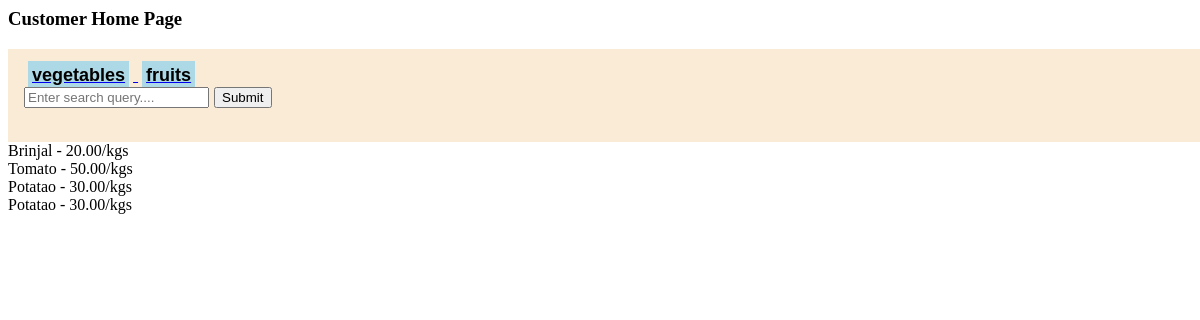
/customer/home (signed in), run on the app's committed database.
### Farmer/models.py (models this page shows, shortened)
class Category(models.Model):
    CATEGORIES = [
        ('vegetables','Vegetables'),
        ('fruits','Fruits')
    ]
    name = models.CharField(max_length=50,choices=CATEGORIES,unique=True)
    def __str__(self):
        return self.name

class Product(models.Model):
    UNITS = [
        ('kilograms', 'kgs'),
        ('liters', 'ltrs')
    ]
    user = models.ForeignKey(
        settings.AUTH_USER_MODEL,
        on_delete=models.CASCADE,
        related_name='products'
    )
    category = models.ForeignKey(
        Category,
        on_delete=models.CASCADE,
        related_name='products'
    )
    name = models.CharField(max_length=100)
    description = models.TextField()
    measure_unit = models.CharField(max_length=10,choices=UNITS)
    quantity = models.PositiveIntegerField()
    discounted_price = models.DecimalField(max_digits=10,decimal_places=2,null=True)
    price = models.DecimalField(max_digits=10,decimal_places=2)
    created_at = models.DateTimeField(auto_now_add=True)
    updated_at = models.DateTimeField(auto_now=True)
    def __str__(self):
        return f'{self.name} - {self.price}/{self.measure_unit}'
    class Meta:
        ordering = ['-created_at']

### Customer/views.py (the view)
# urls.py: path('home',customer_view.home,name="Customer Home")
@role_required('customer')
def home(request:HttpRequest):
    products = None
    search_query = None
    categories = Category.objects.all()
    if request.method == 'POST':
        search_query = request.POST.get('search')
    else:
        search_query = request.GET.get('category')
    if search_query:
        products = Product.objects.filter(
            Q(name__icontains=search_query) |
            Q(description__icontains=search_query) |
            Q(category__name__icontains=search_query) |
            Q(user__first_name__icontains=search_query) |
            Q(user__last_name__icontains=search_query)
        )
    else:
        products = Product.objects.all()
    context = {'products': products, 'categories': categories}
    return render(request, 'customer/home.html', context)

### templates/customer/home.html (shortened to what this page needs)
{% extends "../base.html" %}
{% block style %}
    {% load static %}
    <link rel="stylesheet" href="{% static 'customer/css/home.css' %}">
{% endblock style %}
{% block body %}
<div>
    <h3 class="text-blue-900 font-bold">Customer Home Page</h3>
    <nav>
        <div>
            {% for category in categories %}
                <a href='/customer/home?category={{category}}'>
                    <nav-item>{{category}}</nav-item>
                </a>
            {% endfor %}
        <div>
        <div>
            <form method="post" action='/customer/home'>
                <input type='text' name='search' placeholder='Enter search query....'/>
                <input type='submit' value='Submit' />
            </form>
        </div>
    </nav>
    <div>
        {% for product in products %}
            <div>
                {{product}}
            <div>
        {% endfor %}
    </div>
</div>
{% endblock body %}

### static/customer/css/home.css (style rules this page uses)
nav { width: 100%; background-color: antiquewhite; font-size: 18px; font-family: sans-serif; font-weight: bold; padding:1rem; display: flex; }
nav-item { color: black; background-color: lightblue; padding: 4px; margin: 4px; }

### data on the page
Category: name "vegetables"
Category: name "fruits"
Product: name+price+measure_unit "Brinjal - 20.00/kgs"
Product: name+price+measure_unit "Tomato - 50.00/kgs"
Product: name+price+measure_unit "Potatao - 30.00/kgs"
Product: name+price+measure_unit "Potatao - 30.00/kgs"
